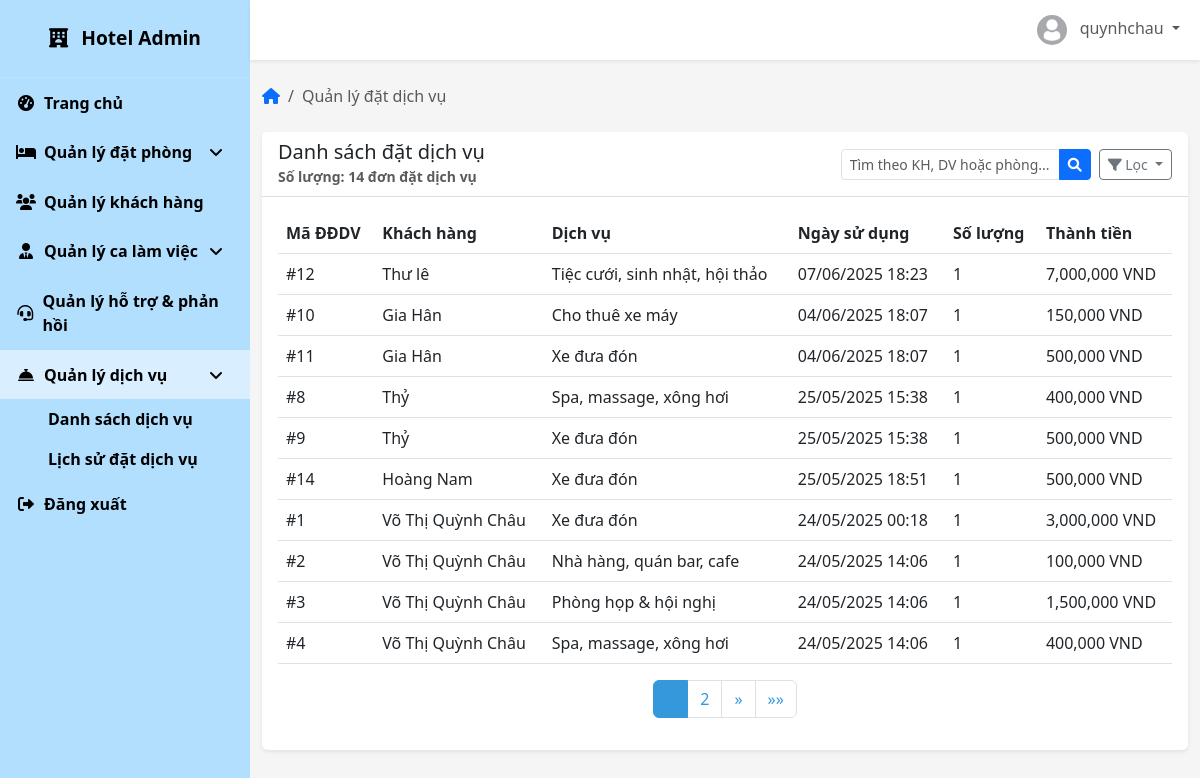
The page /admin-dashboard/service-bookings/ (signed in) on the database its author committed.
### accounts/models.py (models this page shows, shortened)
class TaiKhoan(AbstractBaseUser, PermissionsMixin):
    username = models.CharField(
        max_length=150,
        unique=True,
        verbose_name=_('Tên đăng nhập'),
        error_messages={
            'unique': _("Tên đăng nhập đã tồn tại."),
        },
    )
    email = models.EmailField(
        verbose_name=_('Địa chỉ email'),
        max_length=255,
        unique=True,
        blank=True,
        null=True,
        error_messages={
            'unique': _("Email đã được sử dụng."),
        },
    )
    sdt = models.CharField(
        max_length=15,
        verbose_name=_('Số điện thoại'),
        blank=True,
        null=True,
    )
    dia_chi = models.TextField(
        verbose_name=_('Địa chỉ'),
        blank=True,
        null=True,
    )
    loai_tk = models.CharField(
        max_length=20,
        choices=[
            ('khach_hang', 'Khách hàng'),
            ('nhan_vien', 'Nhân viên'),
            ('admin', 'Quản lý'),
        ],
        default='khach_hang',
        verbose_name=_('Loại tài khoản'),
    )
    is_staff = models.BooleanField(
        default=False,
        verbose_name=_('Truy cập quản trị'),
    )
    is_active = models.BooleanField(
        default=True,
        verbose_name=_('Kích hoạt'),
    )
    objects = TaiKhoanManager()
    USERNAME_FIELD = 'username'
    REQUIRED_FIELDS = ['email']
    class Meta:
        verbose_name = _('Tài khoản')
        verbose_name_plural = _('Tài khoản')

### core/models.py (models this page shows, shortened)
class DonDatDichVu(models.Model):
    ma_ddv = models.AutoField(primary_key=True)
    don_dat_phong = models.ForeignKey(DonDatPhong, on_delete=models.CASCADE)
    dich_vu = models.ForeignKey(DichVu, on_delete=models.CASCADE)
    ngay_su_dung = models.DateField()
    gio_su_dung = models.TimeField()
    so_luong = models.PositiveIntegerField(default=1)
    thanh_tien = models.FloatField(validators=[MinValueValidator(0)])
    ghi_chu = models.TextField(blank=True)

class DonDatPhong(models.Model):
    TRANG_THAI_CHOICES = [
        ('cho_xac_nhan', 'Chờ xác nhận'),
        ('da_xac_nhan', 'Đã xác nhận'),
        ('da_checkin', 'Đã check-in'),
        ('da_checkout', 'Đã check-out'),
        ('da_huy', 'Đã hủy'),
    ]
    ma_ddp = models.AutoField(primary_key=True)
    khach_hang = models.ForeignKey(KhachHang, on_delete=models.CASCADE)
    phong = models.ForeignKey(Phong, on_delete=models.CASCADE)
    ngay_dat = models.DateTimeField(auto_now_add=True)
    ngay_nhan = models.DateField()
    ngay_tra = models.DateField()
    so_luong_nguoi = models.PositiveIntegerField(default=1)
    gia_ddp = models.FloatField(validators=[MinValueValidator(0)])
    trang_thai = models.CharField(max_length=20, choices=TRANG_THAI_CHOICES, default='cho_xac_nhan')
    ghi_chu = models.TextField(blank=True)
    da_thanh_toan = models.BooleanField(default=False)

class KhachHang(models.Model):
    ma_kh = models.AutoField(primary_key=True)
    tai_khoan = models.OneToOneField(settings.AUTH_USER_MODEL, on_delete=models.CASCADE)
    ten_kh = models.CharField(max_length=50)
    sdt = models.CharField(max_length=10)
    email = models.EmailField()
    dia_chi = models.TextField()
    anh_dai_dien = models.ImageField(upload_to='khach_hang/', null=True, blank=True)
    ghi_chu = models.TextField(blank=True)

class DichVu(models.Model):
    ma_dv = models.AutoField(primary_key=True)
    ten_dv = models.CharField(max_length=50)
    mo_ta = models.TextField()
    phi_dv = models.FloatField(validators=[MinValueValidator(0)])
    anh_dai_dien = models.ImageField(upload_to='dich_vu/')
    hoat_dong = models.BooleanField(default=True)

### core/views.py (the view)
# urls.py: path('admin-dashboard/service-bookings/', core_views.admin_service_booking, name='admin_service_booking'),
@login_required
@user_passes_test(lambda u: u.is_authenticated and getattr(u, 'loai_tk', '').strip().lower() in ['admin', 'nhan_vien'])
def admin_service_booking(request):
    logger.debug(f"User accessing admin_service_booking: {request.user.username}, Role: {getattr(request.user, 'loai_tk', 'N/A')}, Authenticated: {request.user.is_authenticated}")
    service_bookings = DonDatDichVu.objects.all().order_by('-ngay_su_dung')
    all_services = DichVu.objects.all()
    search_query = request.GET.get('search', '')
    service_id = request.GET.get('service', '')
    start_date_str = request.GET.get('start_date', '')
    end_date_str = request.GET.get('end_date', '')
    if search_query:
        service_bookings = service_bookings.filter(
            Q(don_dat_phong__khach_hang__ten_kh__icontains=search_query) |
            Q(dich_vu__ten_dv__icontains=search_query) |
            Q(don_dat_phong__phong__ten_p__icontains=search_query))
    if service_id:
        service_bookings = service_bookings.filter(dich_vu__ma_dv=service_id)
    if start_date_str:
        try:
            start_date_obj = datetime.strptime(start_date_str, '%Y-%m-%d').date()
            service_bookings = service_bookings.filter(ngay_su_dung__gte=start_date_obj)
        except ValueError:
            pass
    if end_date_str:
        try:
            end_date_obj = datetime.strptime(end_date_str, '%Y-%m-%d').date()
            service_bookings = service_bookings.filter(ngay_su_dung__lte=end_date_obj)
        except ValueError:
            pass
    paginator = Paginator(service_bookings, 10)
    page_number = request.GET.get('page')
    page_obj = paginator.get_page(page_number)
    context = {
        'page_obj': page_obj,
        'all_services': all_services,
        'search_query': search_query,
        'start_date': start_date_str,
        'end_date': end_date_str,
        'service_id': service_id,
        'is_admin': request.user.loai_tk == 'admin',
        'is_staff': request.user.loai_tk == 'nhan_vien',
    }
    return render(request, 'admin/service_booking.html', context)

### templates/admin/service_booking.html (shortened to what this page needs)
{% extends 'admin/base.html' %}
{% load currency_filters %}
{% block breadcrumb %}
<li class="breadcrumb-item active" aria-current="page">Quản lý đặt dịch vụ</li>
{% endblock %}
{% block admin_content %}
<div class="card">
    <div class="card-header d-flex justify-content-between align-items-center">
        <div>
            <h5 class="mb-0">Danh sách đặt dịch vụ</h5>
            <small class="text-muted">Số lượng: {{ page_obj.paginator.count }} đơn đặt dịch vụ</small>
        </div>
        <div class="d-flex">
            <form method="get" class="d-flex align-items-center">
                <div class="input-group me-2" style="width: 250px;">
                    <input type="text"
                           name="search"
                           class="form-control form-control-sm"
                           placeholder="Tìm theo KH, DV hoặc phòng..."
                           value="{{ search_query }}">
                    <button class="btn btn-sm btn-primary" type="submit">
                        <i class="fas fa-search"></i>
                    </button>
                </div>
                <div class="dropdown">
                    <button class="btn btn-sm btn-outline-secondary dropdown-toggle"
                            type="button"
                            id="filterDropdown"
                            data-bs-toggle="dropdown"
                            aria-expanded="false">
                        <i class="fas fa-filter"></i> Lọc
                    </button>
                </div>
            </form>
        </div>
    </div>
    <div class="card-body">
        <div class="table-responsive">
            <table class="table table-hover">
                <thead>
                    <tr>
                        <th>Mã ĐĐDV</th>
                        <th>Khách hàng</th>
                        <th>Dịch vụ</th>
                        <th>Ngày sử dụng</th>
                        <th>Số lượng</th>
                        <th>Thành tiền</th>
                    </tr>
                </thead>
                <tbody>
                    {% for booking in page_obj %}
                    <tr>
                        <td>#{{ booking.ma_ddv }}</td>
                        <td>{{ booking.don_dat_phong.khach_hang.ten_kh }}</td>
                        <td>{{ booking.dich_vu.ten_dv }}</td>
                        <td>{{ booking.ngay_su_dung|date:"d/m/Y" }} {{ booking.gio_su_dung|time:"H:i" }}</td>
                        <td>{{ booking.so_luong }}</td>
                        <td>{{ booking.thanh_tien|format_currency }} VND</td>
                    </tr>
                    {% endfor %}
                </tbody>
            </table>
        </div>
        {% include 'admin/pagination.html' with page_obj=page_obj %}
    </div>
</div>
{% endblock %}

### templates/admin/base.html (shortened to what this page needs)
{% extends 'base.html' %}
{% load static %}
{% block extra_css %}
<link rel="stylesheet" href="https://cdnjs.cloudflare.com/ajax/libs/font-awesome/6.0.0/css/all.min.css">
{% endblock %}
{% block content %}
<div class="sidebar" style="background-color: #B3DFFF; color: black;">
    <div class="sidebar-brand">
        <i class="fas fa-hotel me-2"></i>
        <span>Hotel Admin</span>
    </div>
    <ul class="sidebar-nav">
        <li class="sidebar-nav-item">
            <a href="{% url 'admin_dashboard' %}" class="sidebar-nav-link {% if request.resolver_match.url_name == 'admin_dashboard' %}active{% endif %}" style="color: black; font-weight: bold;">
                <i class="fas fa-tachometer-alt"></i>
                <span>Trang chủ</span>
            </a>
        </li>
        <li class="sidebar-nav-item">
            <a href="#roomManagement" class="sidebar-nav-link " data-bs-toggle="collapse" style="color: black; font-weight: bold;">
                <i class="fas fa-bed"></i>
                <span>Quản lý đặt phòng</span>
                <i class="fas fa-angle-down ms-auto"></i>
            </a>
        </li>
        <li class="sidebar-nav-item">
            <a href="{% url 'admin_customer_management' %}" class="sidebar-nav-link {% if request.resolver_match.url_name == 'admin_customer_management' %}active{% endif %}" style="color: black; font-weight: bold;">
                <i class="fas fa-users"></i>
                <span>Quản lý khách hàng</span>
            </a>
        </li>
        <li class="sidebar-nav-item">
            <a href="#staffManagement" class="sidebar-nav-link " data-bs-toggle="collapse" style="color: black; font-weight: bold;">
                <i class="fas fa-user-tie"></i>
                <span>Quản lý ca làm việc</span>
                <i class="fas fa-angle-down ms-auto"></i>
            </a>
        </li>
        <li class="sidebar-nav-item">
            <a href="{% url 'admin_request_management' %}" class="sidebar-nav-link {% if request.resolver_match.url_name == 'admin_request_management' %}active{% endif %}" style="color: black; font-weight: bold;">
                <i class="fas fa-headset"></i>
                <span>Quản lý hỗ trợ & phản hồi</span>
            </a>
        </li>
        <li class="sidebar-nav-item">
            <a href="#serviceManagement" class="sidebar-nav-link {% if request.resolver_match.url_name == 'admin_service_management' or request.resolver_match.url_name == 'admin_service_booking' %}active{% endif %}" data-bs-toggle="collapse" style="color: black; font-weight: bold;">
                <i class="fas fa-concierge-bell"></i>
                <span>Quản lý dịch vụ</span>
                <i class="fas fa-angle-down ms-auto"></i>
            </a>
            <ul id="serviceManagement" class="sidebar-nav-dropdown {% if request.resolver_match.url_name == 'admin_service_management' or request.resolver_match.url_name == 'admin_service_booking' %}show{% endif %}">
                <li>
                    <a href="{% url 'admin_service_management' %}" class="sidebar-nav-dropdown-link {% if request.resolver_match.url_name == 'admin_service_management' %}active{% endif %}" style="color: black; font-weight: bold;">
                        Danh sách dịch vụ
                    </a>
                </li>
                <li>
                    <a href="{% url 'admin_service_booking' %}" class="sidebar-nav-dropdown-link {% if request.resolver_match.url_name == 'admin_service_booking' %}active{% endif %}" style="color: black; font-weight: bold;">
                        Lịch sử đặt dịch vụ
                    </a>
                </li>
            </ul>
        </li>
        <li class="sidebar-nav-item">
            <a href="{% url 'logout' %}" class="sidebar-nav-link" style="color: black; font-weight: bold;">
                <i class="fas fa-sign-out-alt"></i>
                <span>Đăng xuất</span>
            </a>
        </li>
    </ul>
</div>
<div class="main-content">
    <nav class="navbar navbar-expand navbar-light bg-white">
        <div class="container-fluid">
            <ul class="navbar-nav ms-auto">
                <li class="nav-item dropdown">
                    <a class="nav-link dropdown-toggle" href="#" id="navbarDropdown" role="button" data-bs-toggle="dropdown" aria-expanded="false">
                        <img src="{% if user.avatar %}{{ user.avatar.url}}{% else %}{% static 'images/default-avartar.jpg' %}{% endif %}" class="avatar me-2" alt="Avatar">
                        <span class="d-none d-md-inline">{{ request.user.get_full_name|default:request.user.username }}</span>
                    </a>
                </li>
            </ul>
        </div>
    </nav>
    <div class="container-fluid py-4">
        <nav aria-label="breadcrumb" class="mb-4">
            <ol class="breadcrumb">
                <li class="breadcrumb-item"><a href="{% url 'admin_dashboard' %}"><i class="fas fa-home"></i></a></li>
                {% block breadcrumb %}
                {% endblock %}
            </ol>
        </nav>
        {% block admin_content %}
        {% endblock %}
    </div>
</div>
{% endblock %}

### rows shown on the page
TaiKhoan: user.get_full_name "quynhchau"
DonDatDichVu: ma_ddv "12", don_dat_phong.khach_hang.ten_kh "Thư lê", dich_vu.ten_dv "Tiệc cưới, sinh nhật, hội thảo", ngay_su_dung "07/06/2025", gio_su_dung "18:23", so_luong "1", thanh_tien "7,000,000"
DonDatDichVu: ma_ddv "10", don_dat_phong.khach_hang.ten_kh "Gia Hân", dich_vu.ten_dv "Cho thuê xe máy", ngay_su_dung "04/06/2025", gio_su_dung "18:07", so_luong "1", thanh_tien "150,000"
DonDatDichVu: ma_ddv "11", don_dat_phong.khach_hang.ten_kh "Gia Hân", dich_vu.ten_dv "Xe đưa đón", ngay_su_dung "04/06/2025", gio_su_dung "18:07", so_luong "1", thanh_tien "500,000"
DonDatDichVu: ma_ddv "8", don_dat_phong.khach_hang.ten_kh "Thỷ", dich_vu.ten_dv "Spa, massage, xông hơi", ngay_su_dung "25/05/2025", gio_su_dung "15:38", so_luong "1", thanh_tien "400,000"
DonDatDichVu: ma_ddv "9", don_dat_phong.khach_hang.ten_kh "Thỷ", dich_vu.ten_dv "Xe đưa đón", ngay_su_dung "25/05/2025", gio_su_dung "15:38", so_luong "1", thanh_tien "500,000"
DonDatDichVu: ma_ddv "14", don_dat_phong.khach_hang.ten_kh "Hoàng Nam", dich_vu.ten_dv "Xe đưa đón", ngay_su_dung "25/05/2025", gio_su_dung "18:51", so_luong "1", thanh_tien "500,000"
DonDatDichVu: ma_ddv "1", don_dat_phong.khach_hang.ten_kh "Võ Thị Quỳnh Châu", dich_vu.ten_dv "Xe đưa đón", ngay_su_dung "24/05/2025", gio_su_dung "00:18", so_luong "1", thanh_tien "3,000,000"
DonDatDichVu: ma_ddv "2", don_dat_phong.khach_hang.ten_kh "Võ Thị Quỳnh Châu", dich_vu.ten_dv "Nhà hàng, quán bar, cafe", ngay_su_dung "24/05/2025", gio_su_dung "14:06", so_luong "1", thanh_tien "100,000"
DonDatDichVu: ma_ddv "3", don_dat_phong.khach_hang.ten_kh "Võ Thị Quỳnh Châu", dich_vu.ten_dv "Phòng họp & hội nghị", ngay_su_dung "24/05/2025", gio_su_dung "14:06", so_luong "1", thanh_tien "1,500,000"
DonDatDichVu: ma_ddv "4", don_dat_phong.khach_hang.ten_kh "Võ Thị Quỳnh Châu", dich_vu.ten_dv "Spa, massage, xông hơi", ngay_su_dung "24/05/2025", gio_su_dung "14:06", so_luong "1", thanh_tien "400,000"

### other values the page prints
{{ page_obj.paginator.count }} "14"
{{ num }} "2"
